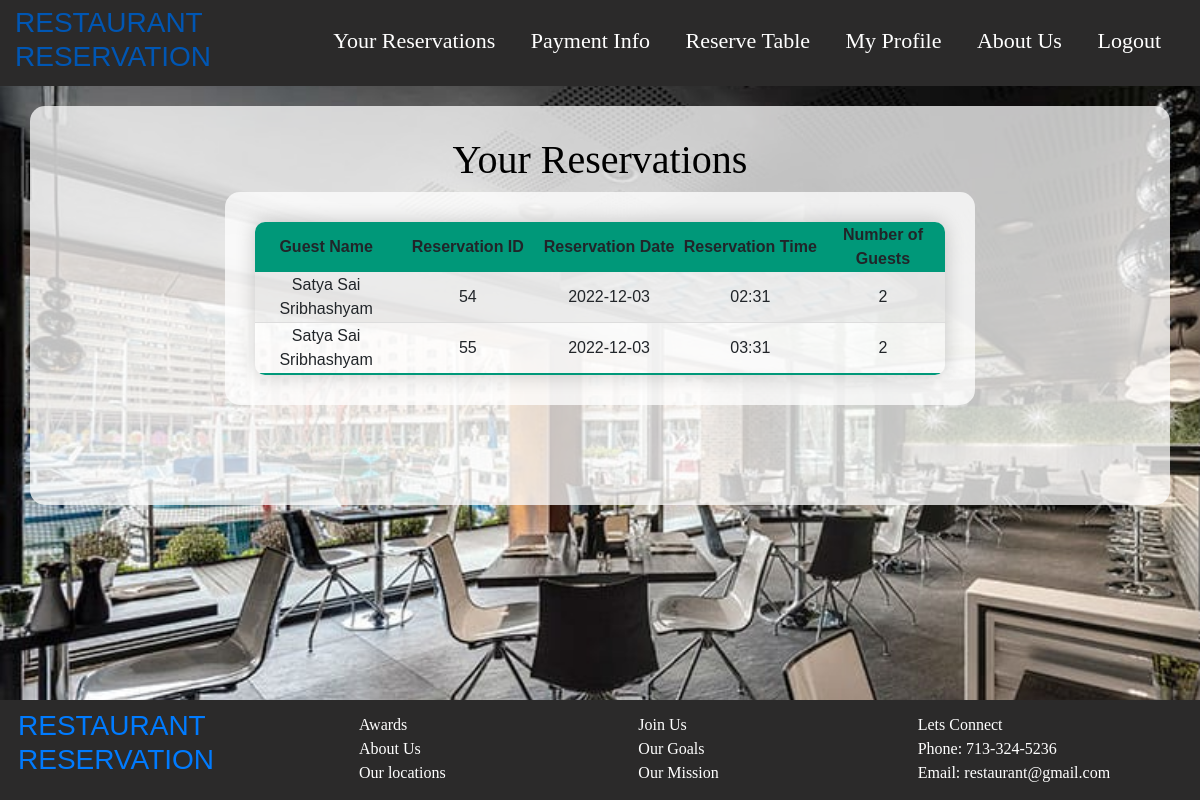
Screenshot of /reservations (signed in) with the database file from the repository.
### RESERVATIONS/models.py (models this page shows, shortened)
class Reservation(db.Model):         #setting up parameters for reservation info entry fields
    res_id = db.Column(db.Integer, primary_key=True)
    user_id = db.Column(db.Integer, db.ForeignKey('user.id'))
    name = db.Column(db.String, nullable=False)
    email = db.Column(db.String(120), nullable=False)
    phone = db.Column(db.Integer)
    no_guest = db.Column(db.Integer, nullable=False)
    res_date = db.Column(db.String(100), nullable=False)
    res_time = db.Column(db.String(100), nullable=False)
    table_id = db.Column(db.Integer, db.ForeignKey('tables.table_id'))
    creditcards = db.relationship('Creditcard')

### RESERVATIONS/views.py (the view)
@views.route("/reservations", methods=['GET', 'POST'])
def reserved():
    user = User.query.get(current_user.id)
    reserve_list = user.reservations
    return render_template("reservations.html", user=current_user, reserve_list=reserve_list)

### RESERVATIONS/__init__.py (called while the page is built)
def create_app():
    app = Flask(__name__)
    app.config['SECRET_KEY'] = 'fc2c5762da84768ed6248d780c1869b7'
    app.config['SQLALCHEMY_DATABASE_URI'] = 'sqlite:///site.db'
    db.init_app(app)
    from .views import views
    from .auth import auth
    app.register_blueprint(views, url_prefix='/')
    app.register_blueprint(auth, url_prefix='/')
    from .models import User, Reservation, Creditcard, Tables
    create_database(app)
    login_manager = LoginManager()
    login_manager.login_view = 'auth.login'
    login_manager.init_app(app)
    @login_manager.user_loader
    def load_user(id):
        return User.query.get(int(id))
    return app

### RESERVATIONS/Templates/reservations.html (shortened to what this page needs)
{% extends "basepage.html" %}
{% block content%}
<head>
<link rel="stylesheet" type="text/css" href="../static/Styles/styling.css">
</head>
<form method = "POST">
<body>
    <center> <h1 style="color: black; font-family: Yeseva One;">Your Reservations</h1> </center>
        <div class="tablebox">
          <center>
           <table>
              <thead>
                <tr>
                    <center>
                    <th style="width: 200px;">Guest Name</th>
                    <th style="width: 200px;">Reservation ID</th>
                    <th style="width: 200px;">Reservation Date</th>
                    <th style="width: 200px;">Reservation Time</th>
                    <th style="width: 200px;">Number of Guests</th>
                    </center>
                </tr>
                </thead>
              <tbody>
                {% for reservation in reserve_list %}
                <tr>
                    <td>{{ reservation.name }}</td>
                    <td>{{ reservation.res_id }}</td>
                    <td>{{ reservation.res_date }}</td>
                    <td>{{ reservation.res_time }}</td>
                    <td>{{ reservation.no_guest }}</td>
                </tr>
                {% endfor %}
              </tbody>
           </table>
          </center>
        </div>
</body>
</form>
{% endblock %}

### RESERVATIONS/static/Styles/styling.css (style rules this page uses)
body { font-family: Calibri, Helvetica, sans-serif; background-color: lightblue; margin: 0; padding: 20; background-image: url("../images/restimage.jpg"); background-repeat: no-repeat; background-size: cover; }
table { border-radius: 10px 10px 10px 10px; overflow: hidden; box-shadow: 0 0 20px rgba(0,0,0,0.20); text-align: center; width: auto; }
.tablebox { width: 750px; overflow: auto; margin: auto; background: rgba(255, 255, 255, 0.75); padding: 30px; border-radius: 15px; }
.tablebox thead tr { background-color: #009879; }
.tablebox tbody tr { border-bottom: 1px solid #dddddd; }
.tablebox tbody tr:nth-of-type(odd) { background-color: #0808080e; }
.tablebox tbody tr:last-of-type { border-bottom: 2px solid #009879; }

### rows the page displays
Reservation: name "Satya Sai Sribhashyam", res_id "54", res_date "2022-12-03", res_time "02:31", no_guest "2"
Reservation: name "Satya Sai Sribhashyam", res_id "55", res_date "2022-12-03", res_time "03:31", no_guest "2"
